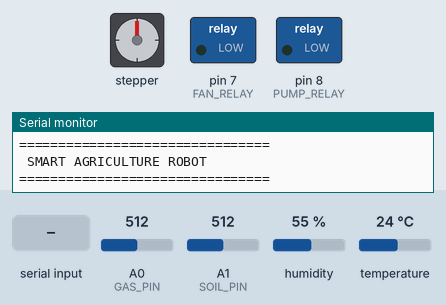
Simulated run of this sketch. Board: Arduino Uno, built with avr-gcc and run on an emulated ATmega328P. Shown: stepper motor, switched loads named in the sketch (green lamp = pin HIGH), the last lines printed to the serial monitor. Wiring (inferred from the names in the program): stepper motor (2048 steps per turn assumed): coils pin 12, pin 11, pin 10, pin 9. The inputs (shaded band) are chosen by the test bench; at power-on: A0 (GAS_PIN) = 512, A1 (SOIL_PIN) = 512, humidity 55 %, temperature 24 °C. Pins used as bus, display or sensor lines are not drawn.

Above: at 1.2 s.
1.3 s: "SPRAY_LIGHT\n" received over Serial
At 1.9 s:
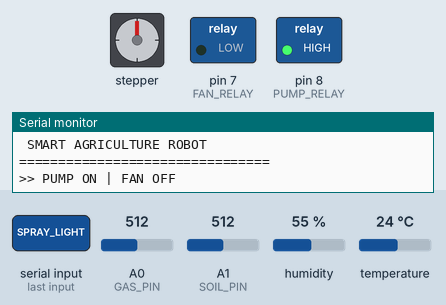
7.8 s: "F\n" received over Serial
9.5 s: "B\n" received over Serial
Timing chart, 0 to 12.5 s (numbered marks = the images above; inputs shaded):
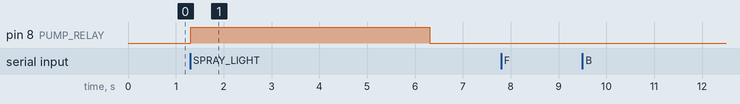

Measured:
- after the input at 1.3 s, pin 8 (PUMP_RELAY): LOW → HIGH at once, → LOW 5.0 s later

The sketch:

car_4wd_serial.ino
```cpp
// ============================================================
//  Smart Agriculture Robot -- Arduino Uno Q
//  Car (L298N) + Sensors (DHT22, soil, gas) + Pump/Fan relays,
//  all on one sketch since the board only runs one program at a
//  time on its microcontroller.
//
//  Every command arrives newline-terminated over Serial (whether
//  typed into a monitor or sent by api/arduino_bridge.py through
//  the Arduino Router's TCP passthrough) so it's all parsed as
//  line-buffered text, not char-by-char -- that's what lets
//  multi-character commands like "SPRAY_FULL" and single-character
//  ones like "F" share one command path below.
//
//  Movement commands (immediate, no delay() blocking):
//    F/B/L/R/S  -> forward/back/left/right/stop
//    (+/- are accepted but no-op: this L298N wiring has no PWM
//    enable pins connected, so there's no speed to adjust)
//
//  Actuator commands (relay control, active-LOW modules):
//    SPRAY_OFF / SPRAY_LIGHT / SPRAY_MODERATE / SPRAY_FULL -> pump
//    FAN_ON / FAN_OFF -> fan
//
//  Sensor reporting: one JSON line every 2s, matching the field
//  names api/arduino_bridge.py's _ingest_line() expects:
//    {"temperature":.., "humidity":.., "soil_moisture":..,
//     "gas_level":.., "fan_state":.., "pump_state":..}
// ============================================================

#include <DHT.h>

// A hardware watchdog (auto-reset the MCU if the sketch hangs) was
// investigated but isn't achievable through the normal Arduino sketch
// build: this board runs sketches as a loadable plugin (LLEXT) inside a
// prebuilt Zephyr kernel image, and that prebuilt kernel doesn't have the
// IWDG driver compiled in. Enabling it would require rebuilding the whole
// kernel from the Zephyr SDK, not just this sketch. Resilience against a
// hung sketch is instead handled Linux-side, in api/arduino_bridge.py's
// stale-connection detector.

// ---------- L298N motor driver ----------
#define IN1 12
#define IN2 11
#define IN3 10
#define IN4 9

// ---------- Sensors ----------
#define DHTPIN 3
#define DHTTYPE DHT22
#define SOIL_PIN A1
#define GAS_PIN A0
DHT dht(DHTPIN, DHTTYPE);

// ---------- Relays (active LOW: LOW = on, HIGH = off) ----------
#define FAN_RELAY 7
#define PUMP_RELAY 8

const unsigned long SENSOR_INTERVAL_MS = 2000;
unsigned long lastSensorRead = 0;

// Soil moisture calibration -- raw analogRead() at fully dry / fully
// wet, used to map the raw ADC value onto a 0-100% scale.
const int SOIL_DRY_RAW = 850;
const int SOIL_WET_RAW = 350;

bool fanOn = false;
bool pumpOn = false;

// A spray command starts a timed burst rather than running until told
// otherwise -- the pump auto-stops on its own after SPRAY_DURATION_MS.
// An explicit SPRAY_OFF still works immediately and just cancels the timer.
const unsigned long SPRAY_DURATION_MS = 5000;
unsigned long sprayStartTime = 0;
bool sprayTimerActive = false;

String inputBuffer;

// ============================================================
//  SETUP
// ============================================================
void setup() {
  // Both loads are physically wired to their relay's NC terminal instead of
  // NO (a hardware fact we're compensating for here rather than rewiring),
  // so the electrical result of each relay state is the opposite of what
  // it'd normally be: de-energized (HIGH on this active-LOW module) leaves
  // the load powered via NC, energized (LOW) disconnects it. "Off" is
  // therefore LOW here, not HIGH.
  //
  // Relay pins first, before anything else, and write that OFF level
  // *before* switching them to OUTPUT mode, so there's no boot window where
  // an unconfigured pin could leave the load in an undefined state.
  digitalWrite(FAN_RELAY, LOW);
  digitalWrite(PUMP_RELAY, LOW);
  pinMode(FAN_RELAY, OUTPUT);
  pinMode(PUMP_RELAY, OUTPUT);
  digitalWrite(FAN_RELAY, LOW);   // off (re-asserted once the pin is a real output)
  digitalWrite(PUMP_RELAY, LOW);  // off

  Serial.begin(9600);

  pinMode(IN1, OUTPUT);
  pinMode(IN2, OUTPUT);
  pinMode(IN3, OUTPUT);
  pinMode(IN4, OUTPUT);
  stopCar();

  dht.begin();

  inputBuffer.reserve(32);

  Serial.println("================================");
  Serial.println(" SMART AGRICULTURE ROBOT");
  Serial.println("================================");
}

// ============================================================
//  LOOP
// ============================================================
void loop() {
  readSerialCommands();

  unsigned long now = millis();

  if (sprayTimerActive && (now - sprayStartTime >= SPRAY_DURATION_MS)) {
    sprayTimerActive = false;
    pumpOn = false;
    applyRelayStates();
    Serial.println(">> PUMP OFF (spray timer elapsed)");
  }

  if (now - lastSensorRead >= SENSOR_INTERVAL_MS) {
    lastSensorRead = now;
    reportSensors();
  }
}

// ------------------------------------------------------------
//  Command parsing -- buffer characters until '\n', then dispatch
//  the whole line. Handles both single-char movement commands and
//  word-form actuator commands the same way.
// ------------------------------------------------------------
void readSerialCommands() {
  while (Serial.available() > 0) {
    char c = (char)Serial.read();
    if (c == '\n' || c == '\r') {
      if (inputBuffer.length() > 0) {
        handleCommand(inputBuffer);
        inputBuffer = "";
      }
    } else {
      inputBuffer += c;
      if (inputBuffer.length() > 24) inputBuffer = "";  // guard against garbage
    }
  }
}

void handleCommand(String cmd) {
  cmd.trim();
  cmd.toUpperCase();

  if (cmd == "F") { moveForward();  Serial.println(">> FORWARD");  return; }
  if (cmd == "B") { moveBackward(); Serial.println(">> BACKWARD"); return; }
  if (cmd == "L") { turnLeft();     Serial.println(">> LEFT");     return; }
  if (cmd == "R") { turnRight();    Serial.println(">> RIGHT");    return; }
  if (cmd == "S") { stopCar();      Serial.println(">> STOPPED");  return; }

  if (cmd == "SPRAY_OFF") {
    pumpOn = false;
    sprayTimerActive = false;
  } else if (cmd == "SPRAY_LIGHT" || cmd == "SPRAY_MODERATE" || cmd == "SPRAY_FULL") {
    pumpOn = true;
    sprayStartTime = millis();
    sprayTimerActive = true;
  } else if (cmd == "FAN_ON") {
    fanOn = true;
  } else if (cmd == "FAN_OFF") {
    fanOn = false;
  } else {
    return;  // unknown command (e.g. "+"/"-", no PWM pins wired) -- no-op
  }

  applyRelayStates();
  Serial.print(">> PUMP "); Serial.print(pumpOn ? "ON" : "OFF");
  Serial.print(" | FAN "); Serial.println(fanOn ? "ON" : "OFF");
}

void applyRelayStates() {
  // Inverted vs. the relay's own active-LOW coil logic: both loads sit on
  // NC, so de-energized (HIGH) is what leaves them powered. "On" needs the
  // coil actively energized (LOW) to disconnect NC and cut power instead.
  digitalWrite(PUMP_RELAY, pumpOn ? HIGH : LOW);
  digitalWrite(FAN_RELAY, fanOn ? HIGH : LOW);
}

// ============================================================
//  SENSOR REPORTING
// ============================================================
void reportSensors() {
  float temperature = dht.readTemperature();
  float humidity = dht.readHumidity();
  int soilRaw = analogRead(SOIL_PIN);
  int gasRaw = analogRead(GAS_PIN);
  bool dhtOk = !(isnan(temperature) || isnan(humidity));

  float soilMoisture = ((float)(SOIL_DRY_RAW - soilRaw) / (SOIL_DRY_RAW - SOIL_WET_RAW)) * 100.0;
  soilMoisture = constrain(soilMoisture, 0, 100);

  // The DHT22 is flaky and fails to read fairly often -- when it does, still
  // report everything else (soil, gas, fan, pump) instead of dropping the
  // whole line, so one bad sensor doesn't blank out all the others.
  Serial.print("{");
  if (dhtOk) {
    Serial.print("\"temperature\":");
    Serial.print(temperature);
    Serial.print(",\"humidity\":");
    Serial.print(humidity);
    Serial.print(",");
  }
  Serial.print("\"soil_moisture\":");
  Serial.print(soilMoisture);
  Serial.print(",\"gas_level\":");
  Serial.print(gasRaw);
  Serial.print(",\"fan_state\":");
  Serial.print(fanOn ? "true" : "false");
  Serial.print(",\"pump_state\":");
  Serial.print(pumpOn ? "true" : "false");
  Serial.println("}");
}

// ============================================================
//  MOVEMENT FUNCTIONS
// ============================================================
void moveForward() {
  digitalWrite(IN1, HIGH); digitalWrite(IN2, LOW);
  digitalWrite(IN3, HIGH); digitalWrite(IN4, LOW);
}

void moveBackward() {
  digitalWrite(IN1, LOW); digitalWrite(IN2, HIGH);
  digitalWrite(IN3, LOW); digitalWrite(IN4, HIGH);
}

void turnLeft() {
  digitalWrite(IN1, HIGH); digitalWrite(IN2, LOW);
  digitalWrite(IN3, LOW);  digitalWrite(IN4, HIGH);
}

void turnRight() {
  digitalWrite(IN1, LOW);  digitalWrite(IN2, HIGH);
  digitalWrite(IN3, HIGH); digitalWrite(IN4, LOW);
}

void stopCar() {
  digitalWrite(IN1, LOW); digitalWrite(IN2, LOW);
  digitalWrite(IN3, LOW); digitalWrite(IN4, LOW);
}
```
